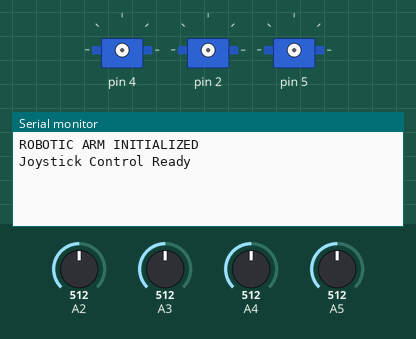
The sketch below on a simulated Arduino Uno, built with avr-gcc and run on an emulated ATmega328P. On the bench: 3 × servo, the last lines printed to the serial monitor. The test bench sets the inputs (shaded band); at power-on: A2 = 512, A3 = 512, A4 = 512, A5 = 512.

Above: at 1.2 s.
1.3 s: A2 set to 893
2.8 s: A2 set to 918
At 3.2 s:
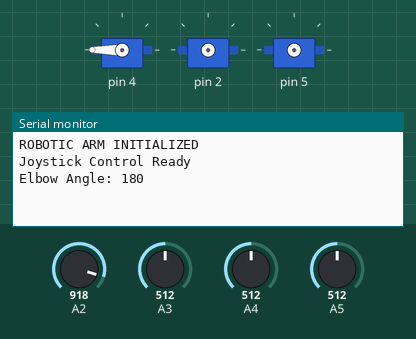
4.3 s: A3 set to 893
5.8 s: A3 set to 911
At 6.7 s:
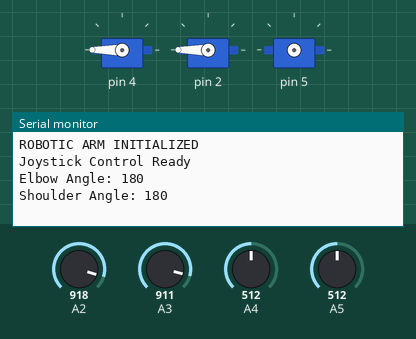
7.3 s: A4 set to 887
8.8 s: A4 set to 913
At 10.2 s:
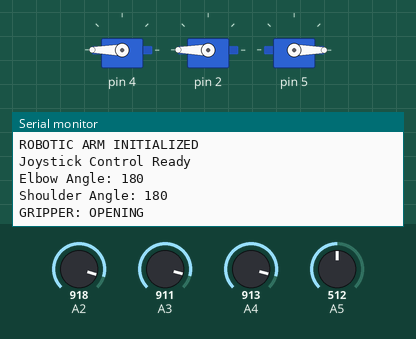

The sketch:

main.ino
```cpp
#include <Servo.h>

// ---------------- SERVO OBJECTS ----------------

Servo motor1;  // Gripper
Servo motor2;  // Base
Servo motor3;  // Elbow
Servo motor4;  // Shoulder


// ---------------- GRIPPER CONFIGURATION ----------------

// Change these values to adjust claw movement
int motor_open = 0;
int motor_close = 15;  // ADJUST THIS ANGLE


// ---------------- MOTOR ANGLES ----------------

int rotate = 0;
int elbow_angle = 180;
int shoulder_angle = 180;


// ---------------- MOTOR LIMITS ----------------

// Base
int base_min = 0;
int base_max = 180;
int base_step = 45;

// Elbow
int elbow_min = 130;
int elbow_max = 180;
int elbow_step = 20;

// Shoulder
int shoulder_min = 160;
int shoulder_max = 180;
int shoulder_step = 5;


// ---------------- JOYSTICK CONFIGURATION ----------------

const int joystick_high = 900;
const int joystick_low = 100;

// Prevent repeated commands while joystick is held
bool grip_ready = true;
bool base_ready = true;
bool elbow_ready = true;
bool shoulder_ready = true;


// ---------------- SERVO MOVEMENT FUNCTION ----------------

void moveServo(Servo &motor, int pin, int angle, int waitTime) {

  motor.attach(pin);

  motor.write(angle);

  delay(waitTime);

  motor.detach();
}


// ---------------- GRIPPER ----------------

void hand_open() {

  Serial.println("GRIPPER: OPENING");

  moveServo(motor1, 5, motor_open, 500);
}


void hand_close() {

  Serial.println("GRIPPER: CLOSING");

  moveServo(motor1, 5, motor_close, 700);
}


// ---------------- BASE ROTATION ----------------

void rotate_motor_increase() {

  rotate += base_step;

  if (rotate > base_max) {
    rotate = base_min;
  }

  rotate = constrain(rotate, base_min, base_max);

  Serial.print("Base Angle: ");
  Serial.println(rotate);

  moveServo(motor2, 3, rotate, 500);
}


void rotate_motor_decrease() {

  rotate -= base_step;

  if (rotate < base_min) {
    rotate = base_max;
  }

  rotate = constrain(rotate, base_min, base_max);

  Serial.print("Base Angle: ");
  Serial.println(rotate);

  moveServo(motor2, 3, rotate, 500);
}


// ---------------- ELBOW ----------------

void elbow_increase() {

  elbow_angle -= elbow_step;

  elbow_angle = constrain(
    elbow_angle,
    elbow_min,
    elbow_max
  );

  Serial.print("Elbow Angle: ");
  Serial.println(elbow_angle);

  moveServo(motor3, 4, elbow_angle, 500);
}


void elbow_decrease() {

  elbow_angle += elbow_step;

  elbow_angle = constrain(
    elbow_angle,
    elbow_min,
    elbow_max
  );

  Serial.print("Elbow Angle: ");
  Serial.println(elbow_angle);

  moveServo(motor3, 4, elbow_angle, 500);
}


// ---------------- SHOULDER ----------------

void shoulder_motor_increase() {

  shoulder_angle -= shoulder_step;

  shoulder_angle = constrain(
    shoulder_angle,
    shoulder_min,
    shoulder_max
  );

  Serial.print("Shoulder Angle: ");
  Serial.println(shoulder_angle);

  moveServo(motor4, 2, shoulder_angle, 500);
}


void shoulder_motor_decrease() {

  shoulder_angle += shoulder_step;

  shoulder_angle = constrain(
    shoulder_angle,
    shoulder_min,
    shoulder_max
  );

  Serial.print("Shoulder Angle: ");
  Serial.println(shoulder_angle);

  moveServo(motor4, 2, shoulder_angle, 500);
}


// ---------------- JOYSTICK PRINT ----------------

void joystickprint() {

  Serial.print("J1 X: ");
  Serial.print(analogRead(A4));

  Serial.print(" | J1 Y: ");
  Serial.print(analogRead(A5));

  Serial.print(" | J2 X: ");
  Serial.print(analogRead(A2));

  Serial.print(" | J2 Y: ");
  Serial.println(analogRead(A3));
}


// ---------------- SETUP ----------------

void setup() {

  Serial.begin(9600);

  Serial.println("ROBOTIC ARM INITIALIZED");
  Serial.println("Joystick Control Ready");
}


// ---------------- MAIN LOOP ----------------

void loop() {

  // Read all joystick axes
  int joystick1x = analogRead(A4);
  int joystick1y = analogRead(A5);

  int joystick2x = analogRead(A2);
  int joystick2y = analogRead(A3);


  // Print readings without blocking for 500 ms
  // Uncomment when debugging:
  // joystickprint();


  // ---------------- GRIPPER ----------------

  if (joystick1x > joystick_high && grip_ready) {

    hand_open();
    grip_ready = false;

  }
  else if (joystick1x < joystick_low && grip_ready) {

    hand_close();
    grip_ready = false;
  }

  // Reset when joystick returns to center
  if (joystick1x > joystick_low &&
      joystick1x < joystick_high) {

    grip_ready = true;
  }


  // ---------------- ELBOW ----------------

  if (joystick2x > joystick_high && elbow_ready) {

    elbow_decrease();
    elbow_ready = false;

  }
  else if (joystick2x < joystick_low && elbow_ready) {

    elbow_increase();
    elbow_ready = false;
  }

  if (joystick2x > joystick_low &&
      joystick2x < joystick_high) {

    elbow_ready = true;
  }


  // ---------------- SHOULDER ----------------

  if (joystick2y > joystick_high && shoulder_ready) {

    shoulder_motor_decrease();
    shoulder_ready = false;

  }
  else if (joystick2y < joystick_low && shoulder_ready) {

    shoulder_motor_increase();
    shoulder_ready = false;
  }

  if (joystick2y > joystick_low &&
      joystick2y < joystick_high) {

    shoulder_ready = true;
  }


  // ---------------- BASE ROTATION ----------------

  if (joystick1y > joystick_high && base_ready) {

    rotate_motor_increase();
    base_ready = false;

  }
  else if (joystick1y < joystick_low && base_ready) {

    rotate_motor_decrease();
    base_ready = false;
  }

  if (joystick1y > joystick_low &&
      joystick1y < joystick_high) {

    base_ready = true;
  }

}
```

Measured:
- the behaviour switches between 900 and 901 on A2 (found by bisection; images 0 and 1)
- the behaviour switches between 900 and 901 on A3 (found by bisection; images 1 and 2)
- the behaviour switches between 900 and 901 on A4 (found by bisection; images 2 and 3)
- after the input at 2.8 s, the serial monitor: prints a new line at once (image 1)
- after the input at 5.8 s, the serial monitor: prints a new line at once (image 2)
- after the input at 8.8 s, the serial monitor: prints a new line at once (image 3)
